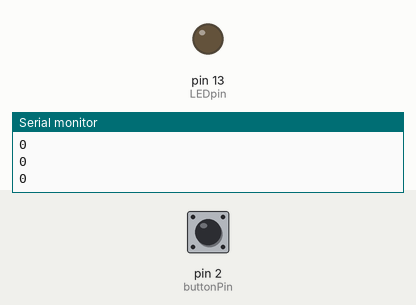
Recording of a sketch running on a simulated Arduino Uno, built with avr-gcc and run on an emulated ATmega328P. On the bench: output pins drawn as LEDs (lit = HIGH), the last lines printed to the serial monitor. Inputs (shaded band) come from the test bench; at power-on: pin 2 (buttonPin) LOW.

Above: at 1.2 s.
1.3 s: pin 2 (buttonPin) pulled HIGH for 0.15 s
At 1.38 s:
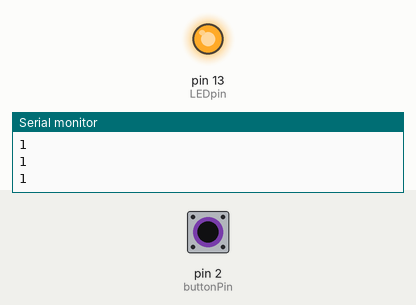
2.9 s: pin 2 (buttonPin) pulled HIGH for 3.2 s
At 6.9 s:
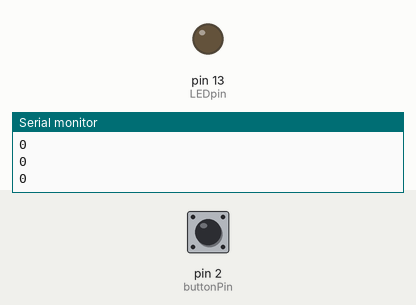
Timing chart, 0 to 8.4 s (numbered marks = the images above; inputs shaded):
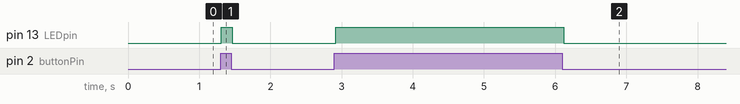

Measured:
- after the input at 1.3 s, pin 13 (LEDpin): LOW → HIGH at once, → LOW 0.15 s later
- after the input at 2.9 s, pin 13 (LEDpin): LOW → HIGH at once, → LOW 3.2 s later

The sketch:

button_simple.ino
```cpp
const int LEDpin = 13;        // declaring a constant integer named LEDpin w/ a value of 13
const int buttonPin = 2;      // declaring a constant integer named buttonpin w/ a value of 2

bool buttonState = LOW;       // declaring a bool (1-bit) named buttonState w/ a value of 0 or LOW

void setup()                  // Setup runs once at beginning of sketch
{
  pinMode(LEDpin, OUTPUT);    // set LED pin to output
  pinMode(buttonPin, INPUT);  // set button pin to input

  Serial.begin(38400);        // set rate of Serial port (needs to match Serial Monitor rate)
}

void loop()                   // Loop runs forever, until power off or reset
{
  buttonState = digitalRead(buttonPin);   // button state equals button pin input
  delay(10);                              // wait 10ms for button to "settle down", debounce

  Serial.println(buttonState);            // print current button state to Serial Monitor

  if (buttonState == HIGH)                // if button is pressed...
  {
    digitalWrite(LEDpin, HIGH);           // turn on LED
  }
  else                                    // unless button is not pressed, then...
  {
    digitalWrite(LEDpin, LOW);            // turn off LED
  }

}                             // end of loop
```
